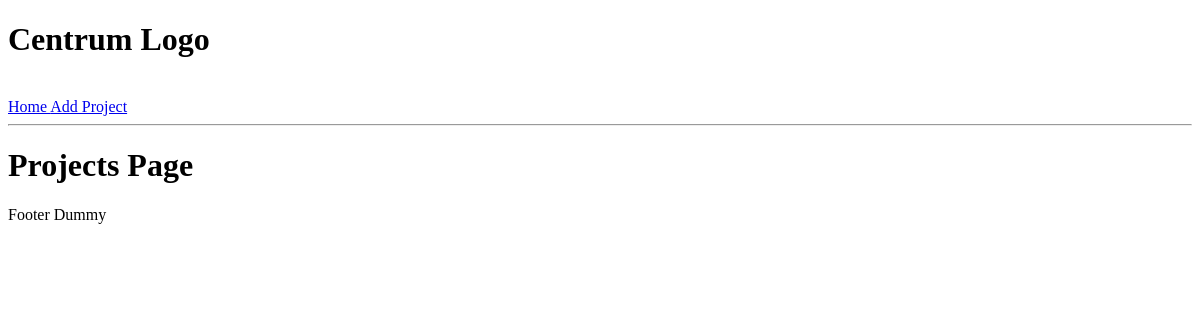
The app's page /, older data.
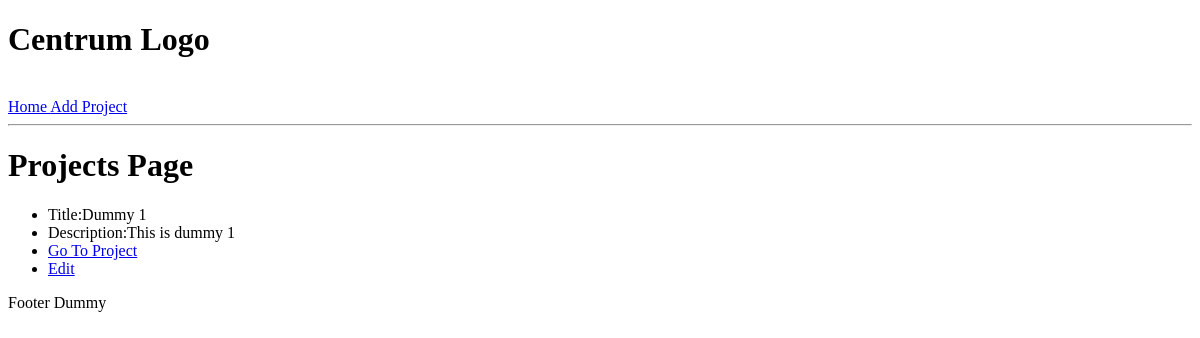
The same page, newer data.
### projects/models.py (models this page shows, shortened)
class Project(models.Model):
    title = models.CharField(max_length=200)
    description = models.TextField(null=True, blank=True)
    demo_link = models.CharField(max_length=1000,)
    source_link = models.CharField(max_length=1000)
    vote_total = models.IntegerField(default=0)
    vote_ratio = models.IntegerField(default=0)
    tags = models.ManyToManyField('Tag', blank=True)
    updated = models.DateTimeField(auto_now=True)
    created = models.DateTimeField(auto_now_add=True)
    id = models.UUIDField(default=uuid.uuid4, unique=True,
                          primary_key=True, editable=False)

### projects/views.py (the view)
# urls.py: path('', include('projects.urls'))
def projects(request):
    projects = Project.objects.all()
    context = {'projects': projects}
    return render(request, 'projects/projects.html', context)

### projects/templates/projects/projects.html
{% extends 'base.html' %}
{% block content %}
<h1>Projects Page</h1>
<ul>
    {% for project in projects %}
        <li>Title:{{project.title}}</li>
        <li>Description:{{project.description}}</li>
        <li><a href="{% url 'project' project.id %}"> Go To Project </a></li>
        <li><a href="{% url 'update-project' project.id %}"> Edit</a></li>
    {% endfor %}
</ul>
{% endblock %}

### templates/base.html (shortened to what this page needs)
<!DOCTYPE html>
<html lang="en">
<head>
</head>
<body>
    {% include 'navbar.html' %}
    {% block content %}{% endblock %}
    <p>Footer Dummy</p>
</body>
</html>

### templates/navbar.html
<h1>Centrum Logo</h1>
<br>
<a href="/"> Home </a>
<a href="{% url 'create-project' %}"> Add Project </a>
<hr>

Row changes from the older to the newer data that the page shows:
added Project: title "Dummy 1", description "This is dummy 1"
